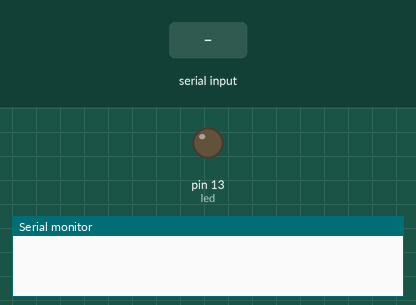
This sketch was run on a simulated Arduino Uno, built with avr-gcc and run on an emulated ATmega328P. Shown: output pins drawn as LEDs (lit = HIGH), the last lines printed to the serial monitor. Inputs (shaded band) come from the test bench.

Above: at 1.2 s.
1.3 s: "1" received over Serial
At 2.4 s:
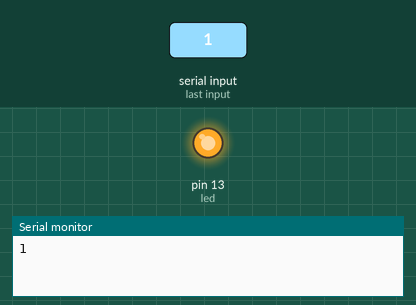
3.5 s: "2" received over Serial
At 5.2 s:
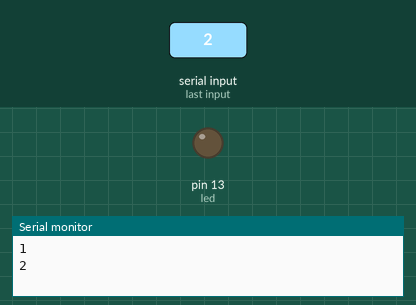
Timing chart, 0 to 6.7 s (numbered marks = the images above; inputs shaded):
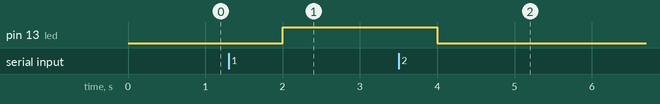

Measured:
- after the input at 1.3 s, pin 13 (led): LOW → HIGH after 0.70 s
- after the input at 3.5 s, pin 13 (led): HIGH → LOW after 0.50 s

The sketch:

drinkitv2.ino.ino
```cpp
//#include "DHT.h"
//#define DHTPIN 7
//#define DHTTYPE DHT11
//DHT dht(DHTPIN, DHTTYPE);

int led = 13; //led Rojo de prueba de conexión

float voltageValue[4] = {0,0,0,0};
char inbyte = 0; //Char para leer el led

void setup() {
  // initialise serial communications at 9600 bps:
  Serial.begin(9600);
  pinMode(led, OUTPUT);
  digitalWrite(led, LOW);
  //dht.begin();
}

void loop() {
  getVoltageValue();
  //when serial values have been received this will be true

  if (Serial.available() > 0)
  {
    inbyte = Serial.read();
    Serial.println(inbyte);
    if (inbyte == '2')
    {
      digitalWrite(led, LOW); //LED off
      voltageValue[0] = 0;
    }
    if (inbyte == '1')
    {
      digitalWrite(led, HIGH); //LED on
      voltageValue[0] = 1;
    }
  }
  //sendAndroidValues();
  delay(2000);
}

void getVoltageValue()
{
  voltageValue[0] = 1; //led
  voltageValue[1] = 2;
  voltageValue[2] = 3;
  voltageValue[3] = 4;

}

//enviar los valores por el dipositivo android por el modulo Bluetooth
void sendAndroidValues()
 {
  Serial.print('#'); //hay que poner # para el comienzo de los datos, así Android sabe que empieza el String de datos
  for(int k=0; k<4; k++)
  {
    Serial.print(voltageValue[k]);
    Serial.print('+'); //separamos los datos con el +, así no es más fácil debuggear la información que enviamos
  }
 Serial.print('~'); //con esto damos a conocer la finalización del String de datos
 Serial.println();
 delay(10);        //agregamos este delay para eliminar tramisiones faltantes
}
```
